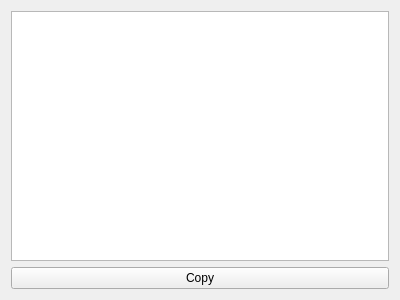
<?xml version="1.0" encoding="UTF-8"?>
<ui version="4.0">
 <class>widgetMessage</class>
 <widget class="QWidget" name="widgetMessage">
  <property name="geometry">
   <rect>
    <x>0</x>
    <y>0</y>
    <width>400</width>
    <height>300</height>
   </rect>
  </property>
  <property name="windowTitle">
   <string>Generated Message for Jeeves</string>
  </property>
  <layout class="QVBoxLayout" name="verticalLayout">
   <item>
    <widget class="QTextEdit" name="editMessage"/>
   </item>
   <item>
    <widget class="QPushButton" name="btnCopy">
     <property name="text">
      <string>Copy</string>
     </property>
    </widget>
   </item>
  </layout>
 </widget>
 <resources/>
 <connections/>
</ui>
